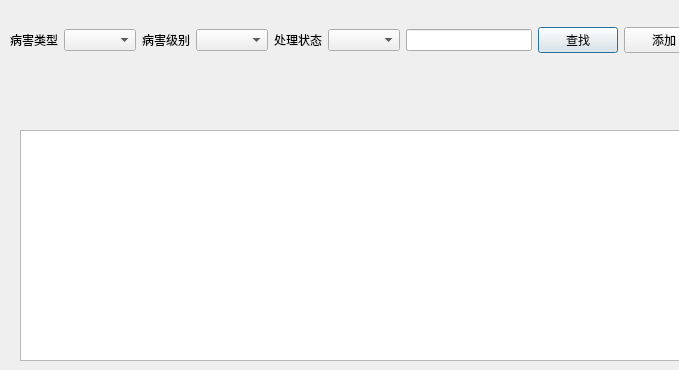
<?xml version="1.0" encoding="UTF-8"?>
<ui version="4.0">
 <class>VirusManagerWindow</class>
 <widget class="QDialog" name="VirusManagerWindow">
  <property name="geometry">
   <rect>
    <x>0</x>
    <y>0</y>
    <width>679</width>
    <height>370</height>
   </rect>
  </property>
  <property name="windowTitle">
   <string>Dialog</string>
  </property>
  <widget class="QTableWidget" name="tableWidget">
   <property name="geometry">
    <rect>
     <x>20</x>
     <y>130</y>
     <width>661</width>
     <height>231</height>
    </rect>
   </property>
  </widget>
  <widget class="QWidget" name="widget" native="true">
   <property name="geometry">
    <rect>
     <x>10</x>
     <y>20</y>
     <width>694</width>
     <height>40</height>
    </rect>
   </property>
   <layout class="QHBoxLayout" name="horizontalLayout_2">
    <item>
     <widget class="QLabel" name="label">
      <property name="text">
       <string>病害类型</string>
      </property>
     </widget>
    </item>
    <item>
     <widget class="QComboBox" name="comboBox"/>
    </item>
    <item>
     <widget class="QLabel" name="label_2">
      <property name="text">
       <string>病害级别</string>
      </property>
     </widget>
    </item>
    <item>
     <widget class="QComboBox" name="comboBox_2"/>
    </item>
    <item>
     <widget class="QLabel" name="label_3">
      <property name="text">
       <string>处理状态</string>
      </property>
     </widget>
    </item>
    <item>
     <widget class="QComboBox" name="comboBox_3"/>
    </item>
    <item>
     <widget class="QLineEdit" name="lineEdit"/>
    </item>
    <item>
     <widget class="QPushButton" name="findVir">
      <property name="text">
       <string>查找</string>
      </property>
     </widget>
    </item>
    <item>
     <widget class="QPushButton" name="pushButton_2">
      <property name="text">
       <string>添加</string>
      </property>
     </widget>
    </item>
   </layout>
  </widget>
 </widget>
 <resources/>
 <connections/>
</ui>
